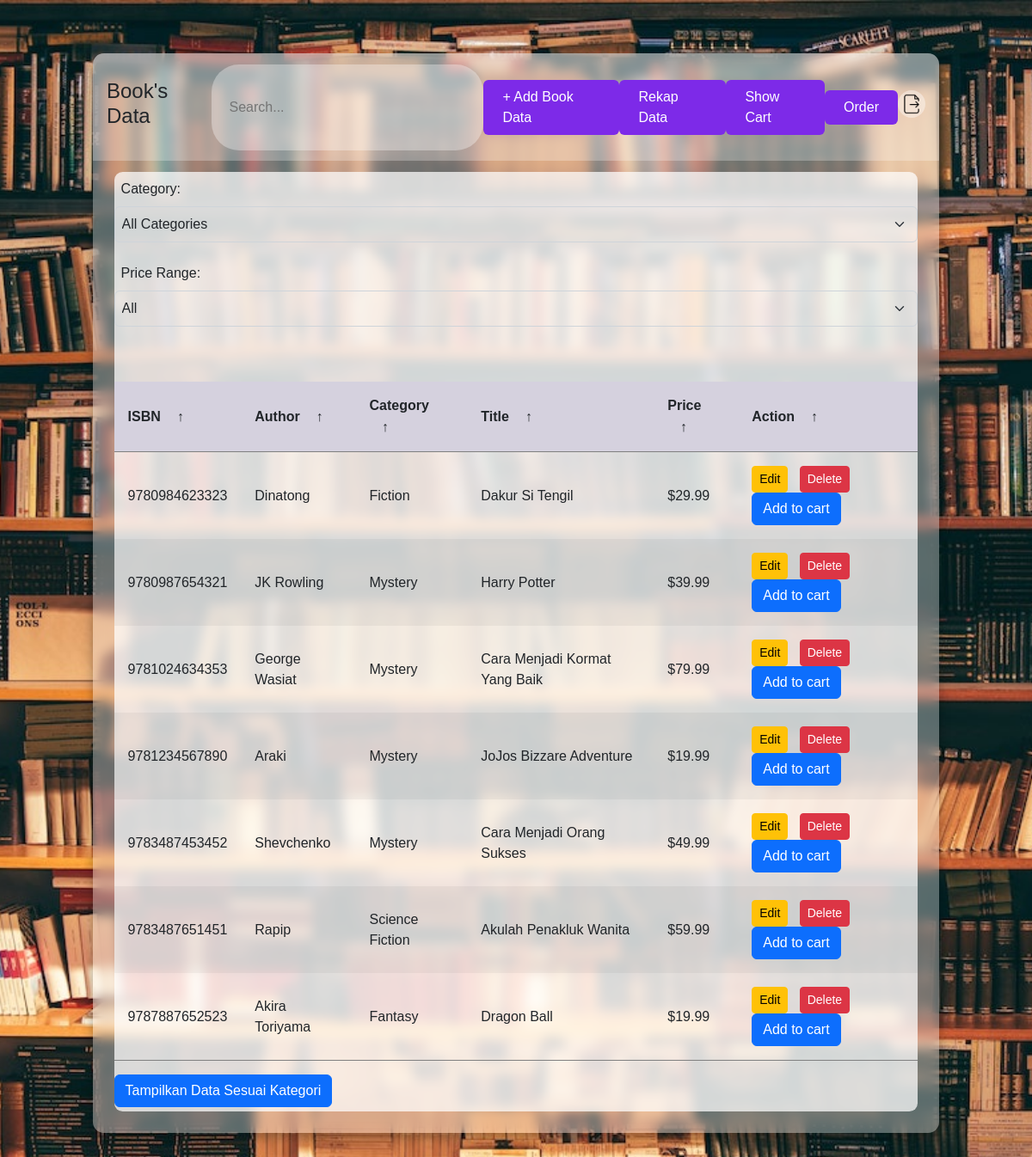
/view_books_detail.php, run on the app's committed database.
### tables this page shows
CREATE TABLE `books` (
  `isbn` char(13) NOT NULL,
  `author` char(30) NOT NULL,
  `title` char(60) NOT NULL,
  `price` float(4,2) NOT NULL,
  `categoryid` int(11) DEFAULT NULL
);

CREATE TABLE `categories` (
  `categoryid` int(11) NOT NULL,
  `name` varchar(100) NOT NULL
);

### view_books_detail.php (the view, shortened to what this page needs)
<!DOCTYPE html>
<html lang="en">
<head>
    <link rel="stylesheet" href="style/table_styles.css">
    <link href="https://cdn.jsdelivr.net/npm/bootstrap@5.2.1/dist/css/bootstrap.min.css" rel="stylesheet">
</head>
<body>
    <main class="table">
        <section class="table__header">
            <h1 style="font-size: 24px;">Book's Data</h1>
            <div class="input-group">
                <input type="search" id="search" placeholder="Search...">
            </div>
            <a class="custom-button" href="add_book.php">+ Add Book Data</a><br /><br />
            <a class="custom-button" href="graf_buku.php">Rekap Data</a><br /><br />
            <a class="custom-button" href="show_cart.php?id=' . $row->isbn . '">Show Cart</a><br /><br />
            <a class="custom-button" href="order_date.php?id=' . $row->isbn . '">Order</a><br /><br />
            <div class="export__file">
                <label for="export-file" class="export__file-btn" title="Export File"></label>
            </div>
        </section>
        <section class="table__body">
            <div class="mb-3">
                <label for="categorySelect">Category:</label>
                <select class="form-select" id="categorySelect">
                    <option value="">All Categories</option>
                </select>
            </div>
            <div class="mb-3">
                <label for="priceRange">Price Range:</label>
                <select class="form-select" id="priceRange">
                    <option value="">All</option>
                </select>
            </div>
            <table id="bookTable">
                <thead>
                    <tr>
                        <th> ISBN <span class="icon-arrow">&UpArrow;</span></th>
                        <th> Author <span class="icon-arrow">&UpArrow;</span></th>
                        <th> Category <span class="icon-arrow">&UpArrow;</span></th>
                        <th> Title <span class="icon-arrow">&UpArrow;</span></th>
                        <th> Price <span class="icon-arrow">&UpArrow;</span></th>
                        <th> Action <span class="icon-arrow">&UpArrow;</span></th>
                    </tr>
                </thead>
                <tbody>
                    <?php
                    require_once('db_login.php');
                    $search_query = "";
                    $query = "SELECT a.isbn, a.author, b.name, a.title, a.price FROM books a, categories b WHERE a.categoryid = b.categoryid AND (title LIKE '%$search_query%' OR author LIKE '%$search_query%' OR isbn LIKE '%$search_query%')";
                    $query .= " ORDER BY isbn";
                    $result = $db->query($query);
                    while ($row = $result->fetch_object()) {
                        echo '<tr id="bookRow" data-isbn="' . $row->isbn . '">';
                        echo '<td>' . $row->isbn . '</td>';
                        echo '<td>' . $row->author . '</td>';
                        echo '<td>' . $row->name . '</td>';
                        echo '<td>' . $row->title . '</td>';
                        echo '<td> $' . $row->price . '</td>';
                        echo '<td><a class="btn btn-warning btn-sm" href="edit_book.php?id=' . $row->isbn . '">Edit</a>&nbsp;&nbsp;
                            <a class="btn btn-danger btn-sm" href="confirm_delete_book.php?id=' . $row->isbn . '&op=delete">Delete</a>
                            <a class="btn btn-primary" href="show_cart.php?id=' . $row->isbn . '">Add to cart</a>
                            </td>';
                        echo '</tr>';
                    }
                    ?>
                    <br><br>
                </tbody>
            </table>
            <a class="btn btn-primary" href="categoryTable.php?id=' . $row->isbn . '">Tampilkan Data Sesuai Kategori</a><br /><br />
        </section>
    </main>
</body>
</html>

### style/table_styles.css (style rules this page uses)
* { margin: 0; padding: 0; box-sizing: border-box; font-family: sans-serif; }
body { min-height: 100vh; background: url('books.jpg') center / cover; display: flex; justify-content: center; align-items: center; }
main.table { width: 82vw; height: 90vh; background-color: #fff5; backdrop-filter: blur(7px); box-shadow: 0 .4rem .8rem #0005; border-radius: .8rem; overflow: hidden; }
.table__header { width: 100%; height: 10%; background-color: #fff4; padding: .8rem 1rem; display: flex; justify-content: space-between; align-items: center; }
.table__header .input-group { width: 35%; height: 100%; background-color: #fff5; padding: 0 .8rem; border-radius: 2rem; display: flex; justify-content: center; align-items: center; transition: .2s; }
.table__header .input-group input { width: 100%; background-color: transparent; border: none; outline: none; }
.table__header .custom-button { color: #fff; padding: 8px 22px; border-radius: 6px; background: #7d2ae8; transition: all 0.2s ease; text-decoration: none; }
.table__body { width: 95%; max-height: calc(89% - 1.6rem); background-color: #fffb; margin: .8rem auto; border-radius: .6rem; overflow: auto; overflow: overlay; }
table { width: 100%; }
table, th, td { border-collapse: collapse; padding: 1rem; text-align: left; }
thead th { position: sticky; top: 0; left: 0; background-color: #d5d1defe; cursor: pointer; text-transform: capitalize; }
tbody tr:nth-child(even) { background-color: #0000000b; }
tbody tr { --delay: .1s; transition: .5s ease-in-out var(--delay), background-color 0s; }
tbody tr td, tbody tr td p, tbody tr td img { transition: .2s ease-in-out; }
thead th span.icon-arrow { display: inline-block; width: 1.3rem; height: 1.3rem; border-radius: 50%; border: 1.4px solid transparent; text-align: center; font-size: 1rem; margin-left: .5rem; transition: .2s ease-in-out; }
.export__file { position: relative; }
.export__file .export__file-btn { display: inline-block; width: 2rem; height: 2rem; background: #fff6 url('../img/export.png') center / 80% no-repeat; border-radius: 50%; transition: .2s ease-in-out; }

### data on the page
books: isbn "9780984623323", author "Dinatong", categoryid.name "Fiction", title "Dakur Si Tengil", price "29.99"
books: isbn "9780987654321", author "JK Rowling", categoryid.name "Mystery", title "Harry Potter", price "39.99"
books: isbn "9781024634353", author "George Wasiat", categoryid.name "Mystery", title "Cara Menjadi Kormat Yang Baik", price "79.99"
books: isbn "9781234567890", author "Araki", categoryid.name "Mystery", title "JoJos Bizzare Adventure", price "19.99"
books: isbn "9783487453452", author "Shevchenko", categoryid.name "Mystery", title "Cara Menjadi Orang Sukses", price "49.99"
books: isbn "9783487651451", author "Rapip", categoryid.name "Science Fiction", title "Akulah Penakluk Wanita", price "59.99"
books: isbn "9787887652523", author "Akira Toriyama", categoryid.name "Fantasy", title "Dragon Ball", price "19.99"
